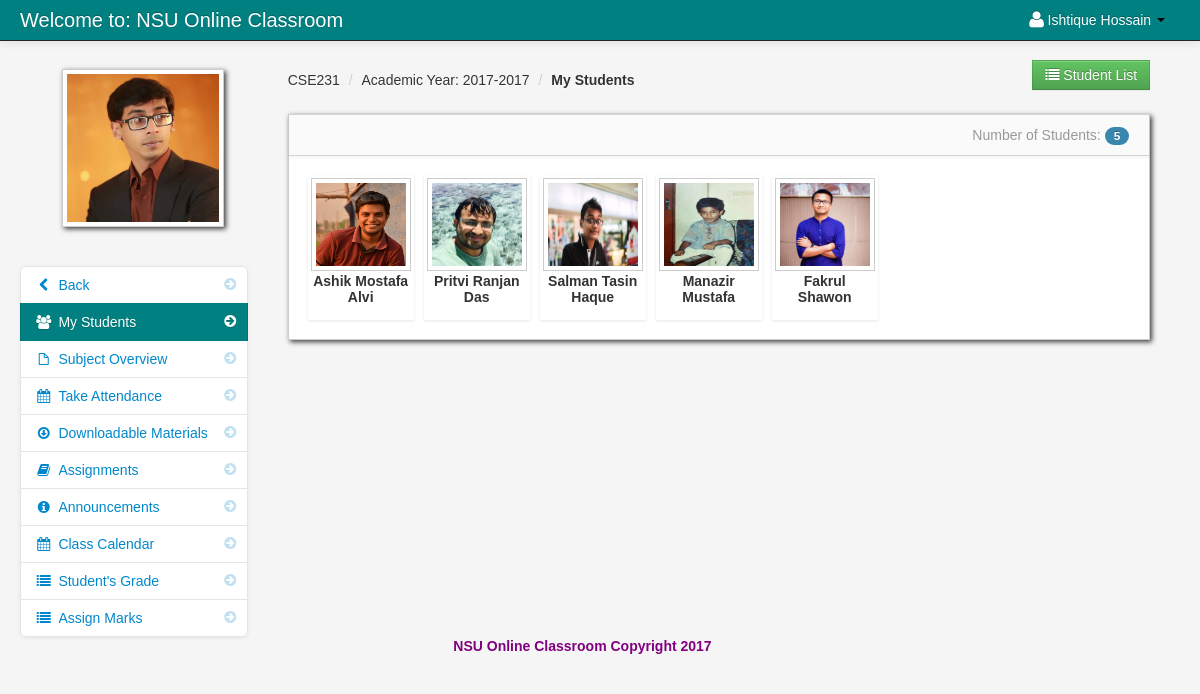
/my_students.php?id=21 (signed in), run on the app's committed database.
### tables this page shows
CREATE TABLE `teacher` (
  `teacher_id` int(11) NOT NULL,
  `username` varchar(100) NOT NULL,
  `password` varchar(200) NOT NULL,
  `firstname` varchar(100) NOT NULL,
  `lastname` varchar(100) NOT NULL,
  `department_id` int(11) NOT NULL,
  `location` varchar(200) NOT NULL,
  `about` varchar(500) NOT NULL,
  `teacher_status` varchar(20) NOT NULL,
  `teacher_stat` varchar(100) NOT NULL
);

CREATE TABLE `teacher_class` (
  `teacher_class_id` int(11) NOT NULL,
  `teacher_id` int(11) NOT NULL,
  `class_id` int(11) NOT NULL,
  `semester` varchar(100) NOT NULL,
  `thumbnails` varchar(100) NOT NULL,
  `school_year` varchar(100) NOT NULL,
  `class_title` varchar(100) NOT NULL,
  `description` longtext NOT NULL,
  `Credit` int(11) NOT NULL,
  `Pre_req` varchar(100) NOT NULL
);

CREATE TABLE `class` (
  `class_id` int(11) NOT NULL,
  `class_name` varchar(100) NOT NULL
);

CREATE TABLE `teacher_class_student` (
  `teacher_class_student_id` int(11) NOT NULL,
  `teacher_class_id` int(11) NOT NULL,
  `student_id` int(11) NOT NULL,
  `teacher_id` int(11) NOT NULL,
  `Present` int(30) NOT NULL DEFAULT '0',
  `Absent` int(30) NOT NULL DEFAULT '0',
  `Late` int(30) NOT NULL DEFAULT '0',
  `Sick` int(30) NOT NULL DEFAULT '0'
);

CREATE TABLE `student` (
  `student_id` int(11) NOT NULL,
  `firstname` varchar(100) NOT NULL,
  `lastname` varchar(100) NOT NULL,
  `class_id` int(11) NOT NULL,
  `username` varchar(100) NOT NULL,
  `password` varchar(100) NOT NULL,
  `email` varchar(100) NOT NULL,
  `contact_number` int(12) NOT NULL,
  `location` varchar(100) NOT NULL,
  `status` varchar(100) NOT NULL
);

### session.php (called while the page is built, shortened)
<?php
$session_id=$_SESSION['id'];
?>

### my_students.php (the view)
<?php include('header_dashboard.php'); ?>
<?php include('session.php'); ?>
<?php $get_id = $_GET['id']; ?>
    <body>
		<?php include('navbar_teacher.php'); ?>
        <div class="container-fluid">
            <div class="row-fluid">
				<?php include('class_sidebar.php'); ?>
                <div class="span9" id="content">
                     <div class="row-fluid">
						<div class="pull-right">
							<a onclick="window.open('print_student.php<?php echo '?id='.$get_id; ?>')"  class="btn btn-success"><i class="icon-list"></i> Student List</a>
						</div>
						<?php include('my_students_breadcrums.php'); ?>
                        <div id="block_bg" class="block">
                            <div class="navbar navbar-inner block-header">
                                <div id="" class="muted pull-right">
								<?php
								$my_student = mysql_query("SELECT * FROM teacher_class_student
														LEFT JOIN student ON student.student_id = teacher_class_student.student_id
														INNER JOIN class ON class.class_id = student.class_id where teacher_class_id = '$get_id' order by lastname ")or die(mysql_error());
								$count_my_student = mysql_num_rows($my_student);?>
								Number of Students: <span class="badge badge-info"><?php echo $count_my_student; ?></span>
								</div>
                            </div>
                            <div class="block-content collapse in">
                                <div class="span12">
									<ul	 id="da-thumbs" class="da-thumbs">
										    <?php
														$my_student = mysql_query("SELECT * FROM teacher_class_student
														LEFT JOIN student ON student.student_id = teacher_class_student.student_id
														INNER JOIN class ON class.class_id = student.class_id where teacher_class_id = '$get_id' order by lastname ")or die(mysql_error());
														while($row = mysql_fetch_array($my_student)){
														$id = $row['teacher_class_student_id'];
														?>
											<li id="del<?php echo $id; ?>">
													<?php $id = $row['student_id']; ?>
													<a href="student_info.php<?php echo '?id='.$id; ?>">
															<img id="student_avatar_class" src ="admin/<?php echo $row['location'] ?>" width="124" height="140" class="img-polaroid">
													</a>
													<p class="class"><?php echo $row['firstname']; ?></p>
													<p class="subject"><?php echo $row['lastname'];?></p>
											</li>
											<?php } ?>
									</ul>
                                </div>
                            </div>
                        </div>
                    </div>
                </div>
            </div>
		<?php include('footer.php'); ?>
        </div>
		<?php include('script.php'); ?>
    </body>
</html>

### navbar_teacher.php (shortened to what this page needs)
	<div class="navbar navbar-fixed-top navbar-inverse">
           <div class="navbar-inner">
               <div class="container-fluid">
                   <a class="brand" href="#">Welcome to: NSU Online Classroom</a>
							<div class="nav-collapse collapse">
								<ul class="nav pull-right">
												<?php $query= mysql_query("select * from teacher where teacher_id = '$session_id'")or die(mysql_error());
														$row = mysql_fetch_array($query);
												?>
												<li class="dropdown">
													<a href="#" role="button" class="dropdown-toggle" data-toggle="dropdown"> <i class="icon-user icon-large"></i><?php echo $row['firstname']." ".$row['lastname'];  ?> <i class="caret"></i></a>
												</li>
								</ul>
							</div>
               </div>
           </div>
</div>

### class_sidebar.php
<div class="span3" id="sidebar">
	<img id="avatar" src="admin/<?php echo $row['location']; ?>" class="img-polaroid">
			<ul class="nav nav-list bs-docs-sidenav nav-collapse collapse">
				<li class=""><a href="dasboard_teacher.php"><i class="icon-chevron-right"></i><i class="icon-chevron-left"></i>&nbsp;Back</a></li>
				<li class="active"><a href="my_students.php<?php echo '?id='.$get_id; ?>"><i class="icon-chevron-right"></i><i class="icon-group"></i>&nbsp;My Students</a></li>
				<li class=""><a href="subject_overview.php<?php echo '?id='.$get_id; ?>"><i class="icon-chevron-right"></i><i class="icon-file"></i>&nbsp;Subject Overview</a></li>
				<li class=""><a href="take_attendance.php<?php echo '?id='.$get_id; ?>"><i class="icon-chevron-right"></i><i class="icon-calendar"></i>&nbsp;Take Attendance</a></li>
				<li class=""><a href="downloadable.php<?php echo '?id='.$get_id; ?>"><i class="icon-chevron-right"></i><i class="icon-download"></i>&nbsp;Downloadable Materials</a></li>
				<li class=""><a href="assignment.php<?php echo '?id='.$get_id; ?>"><i class="icon-chevron-right"></i><i class="icon-book"></i>&nbsp;Assignments</a></li>
				<li class=""><a href="announcements.php<?php echo '?id='.$get_id; ?>"><i class="icon-chevron-right"></i><i class="icon-info-sign"></i>&nbsp;Announcements</a></li>
				<li class=""><a href="class_calendar.php<?php echo '?id='.$get_id; ?>"><i class="icon-chevron-right"></i><i class="icon-calendar"></i>&nbsp;Class Calendar</a></li>
				<li class=""><a href="teacher_students_grade.php<?php echo '?id='.$get_id; ?>"><i class="icon-chevron-right"></i><i class="icon-list"></i>&nbsp;Student's Grade</a></li>
				<li class=""><a href="create_marks_poll.php<?php echo '?id='.$get_id; ?>"><i class="icon-chevron-right"></i><i class="icon-list"></i>&nbsp;Assign Marks</a></li>
			</ul>
</div>

### my_students_breadcrums.php
<?php $class_query = mysql_query("select * from teacher_class
LEFT JOIN class ON class.class_id = teacher_class.class_id
where teacher_class_id = '$get_id'")or die(mysql_error());
$class_row = mysql_fetch_array($class_query);
?>
<ul class="breadcrumb">
	<li><a href="#"><?php echo $class_row['class_name']; ?></a> <span class="divider">/</span></li>
	<li><a href="#">Academic Year: <?php echo $class_row['school_year']; ?></a> <span class="divider">/</span></li>
	<li><a href="#"><b>My Students</b></a></li>
</ul>

### admin/assets/styles.css (style rules this page uses)
body { padding-top: 60px; padding-bottom: 40px; background-color: #f5f5f5; }
#content { margin-left:0px; }
.breadcrumb { margin: 0 0 0px; padding: 10px 0px; background-color: transparent; }
.block { background: url("../images/pixel-60fff.png") repeat scroll 0 0 rgba(0, 0, 0, 0) !important; border: 1px solid #ccc; background: white; margin: 1em 0em; border-top: none; -webkit-box-shadow: 2px 2px 5px rgba(0, 0, 6, 0.75); -moz-box-shadow: 2px 2px 5px rgba(0, 0, 6, 0.75); box-shadow: 2px 2px 5px rgba(0, 0, 6, 0.75); }
.block-content { margin: 1em; min-height: .25em; }
.block-header { margin-bottom: 0px; border-right: none; border-left: none; -webkit-border-radius: 0px; -moz-border-radius: 0px; border-radius: 0px; }
.block-header div { padding-top: 10px; }
.bs-docs-sidenav { max-width: 228px; margin: 30px 0 0; padding: 0; background-color: #fff; -webkit-border-radius: 6px; -moz-border-radius: 6px; border-radius: 6px; -webkit-box-shadow: 0 1px 4px rgba(0,0,0,.065); -moz-box-shadow: 0 1px 4px rgba(0,0,0,.065); box-shadow: 0 1px 4px rgba(0,0,0,.065); }
.bs-docs-sidenav > li > a { display: block; width: 190px \9; margin: 0 0 -1px; padding: 8px 14px; border: 1px solid #e5e5e5; }
.bs-docs-sidenav > li:first-child > a { -webkit-border-radius: 6px 6px 0 0; -moz-border-radius: 6px 6px 0 0; border-radius: 6px 6px 0 0; }
.bs-docs-sidenav > li:last-child > a { -webkit-border-radius: 0 0 6px 6px; -moz-border-radius: 0 0 6px 6px; border-radius: 0 0 6px 6px; }
.bs-docs-sidenav > .active > a { position: relative; z-index: 2; padding: 9px 15px; border: 0; text-shadow: 0 1px 0 rgba(0,0,0,.15); -webkit-box-shadow: inset 1px 0 0 rgba(0,0,0,.1), inset -1px 0 0 rgba(0,0,0,.1); -moz-box-shadow: inset 1px 0 0 rgba(0,0,0,.1), inset -1px 0 0 rgba(0,0,0,.1); box-shadow: inset 1px 0 0 rgba(0,0,0,.1), inset -1px 0 0 rgba(0,0,0,.1); }
.bs-docs-sidenav .icon-chevron-right { float: right; margin-top: 2px; margin-right: -6px; opacity: .25; }
.bs-docs-sidenav .active .icon-chevron-right, .bs-docs-sidenav .active a:hover .icon-chevron-right { opacity: 1; }

### admin/assets/style.css (style rules this page uses)
.da-thumbs { float: left; list-style: none outside none; margin: 0; padding: 0; position: relative; }
.da-thumbs li { float: left; margin: 5px; padding: 3px; position: relative; box-shadow: 0 1px 3px rgba(0,0,0,0.1); }
.da-thumbs li a, .da-thumbs li a img { display: block; position: relative; }
.da-thumbs li a { overflow: hidden; }
.class { font-family: helvetica !important; font-weight: bold; text-align: center; }
.subject { font-family: helvetica !important; font-weight: bold; text-align: center; margin-top: -14px; }

### data on the page
teacher: firstname "Ishtique", lastname "Hossain", location (picture)
teacher_class: class.class_name "CSE231", school_year "2017-2017"
teacher_class_student: student.location (picture), student.firstname "Ashik Mostafa", student.lastname "Alvi"
teacher_class_student: student.location (picture), student.firstname "Pritvi Ranjan", student.lastname "Das"
teacher_class_student: student.location (picture), student.firstname "Salman Tasin", student.lastname "Haque"
teacher_class_student: student.location (picture), student.firstname "Manazir", student.lastname "Mustafa"
teacher_class_student: student.location (picture), student.firstname "Fakrul", student.lastname "Shawon"

### other printed values
$count_my_student "5"
